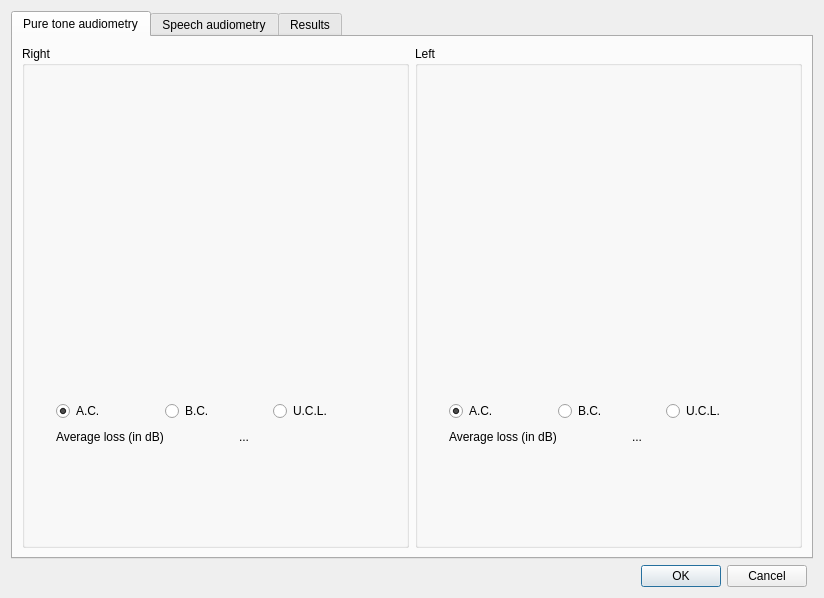
<?xml version="1.0" encoding="UTF-8"?>
<ui version="4.0">
 <class>Measurements</class>
 <widget class="QDialog" name="Measurements">
  <property name="windowModality">
   <enum>Qt::WindowModal</enum>
  </property>
  <property name="geometry">
   <rect>
    <x>0</x>
    <y>0</y>
    <width>824</width>
    <height>598</height>
   </rect>
  </property>
  <property name="windowTitle">
   <string>Measurements</string>
  </property>
  <property name="windowIcon">
   <iconset resource="../icons.qrc">
    <normaloff>:/icons/agt_softwareD-64.png</normaloff>:/icons/agt_softwareD-64.png</iconset>
  </property>
  <property name="locale">
   <locale language="Dutch" country="Belgium"/>
  </property>
  <property name="modal">
   <bool>true</bool>
  </property>
  <layout class="QGridLayout" name="gridLayout_9">
   <item row="0" column="0" colspan="2">
    <widget class="QTabWidget" name="tabWidget">
     <property name="currentIndex">
      <number>0</number>
     </property>
     <widget class="QWidget" name="t_pureToneAudiometry">
      <attribute name="title">
       <string>Pure tone audiometry</string>
      </attribute>
      <layout class="QGridLayout" name="gridLayout_10">
       <item row="0" column="0">
        <widget class="QGroupBox" name="g_pureToneAudiometryRight">
         <property name="title">
          <string>Right</string>
         </property>
         <layout class="QGridLayout" name="gridLayout_4">
          <item row="0" column="0" rowspan="2">
           <spacer name="horizontalSpacer_8">
            <property name="orientation">
             <enum>Qt::Horizontal</enum>
            </property>
            <property name="sizeType">
             <enum>QSizePolicy::Expanding</enum>
            </property>
            <property name="sizeHint" stdset="0">
             <size>
              <width>14</width>
              <height>20</height>
             </size>
            </property>
           </spacer>
          </item>
          <item row="0" column="1">
           <widget class="TonaleAudiometrieWidget" name="m_tonaleAudiometrieRechts" native="true">
            <property name="minimumSize">
             <size>
              <width>320</width>
              <height>320</height>
             </size>
            </property>
           </widget>
          </item>
          <item row="0" column="2" rowspan="2">
           <spacer name="horizontalSpacer_6">
            <property name="orientation">
             <enum>Qt::Horizontal</enum>
            </property>
            <property name="sizeType">
             <enum>QSizePolicy::Expanding</enum>
            </property>
            <property name="sizeHint" stdset="0">
             <size>
              <width>13</width>
              <height>20</height>
             </size>
            </property>
           </spacer>
          </item>
          <item row="1" column="1">
           <layout class="QHBoxLayout" name="horizontalLayout">
            <item>
             <widget class="QRadioButton" name="m_lgRechts">
              <property name="minimumSize">
               <size>
                <width>60</width>
                <height>0</height>
               </size>
              </property>
              <property name="text">
               <string>A.C.</string>
              </property>
              <property name="checked">
               <bool>true</bool>
              </property>
             </widget>
            </item>
            <item>
             <widget class="QRadioButton" name="m_bgRechts">
              <property name="minimumSize">
               <size>
                <width>60</width>
                <height>0</height>
               </size>
              </property>
              <property name="text">
               <string>B.C.</string>
              </property>
             </widget>
            </item>
            <item>
             <widget class="QRadioButton" name="m_uclRechts">
              <property name="minimumSize">
               <size>
                <width>60</width>
                <height>0</height>
               </size>
              </property>
              <property name="text">
               <string>U.C.L.</string>
              </property>
             </widget>
            </item>
           </layout>
          </item>
          <item row="2" column="1">
           <layout class="QHBoxLayout" name="horizontalLayout_2">
            <item>
             <widget class="QLabel" name="l_verliesRechts">
              <property name="text">
               <string>Average loss (in dB)</string>
              </property>
             </widget>
            </item>
            <item>
             <spacer name="horizontalSpacer_10">
              <property name="orientation">
               <enum>Qt::Horizontal</enum>
              </property>
              <property name="sizeType">
               <enum>QSizePolicy::Preferred</enum>
              </property>
              <property name="sizeHint" stdset="0">
               <size>
                <width>40</width>
                <height>20</height>
               </size>
              </property>
             </spacer>
            </item>
            <item>
             <widget class="QLabel" name="m_verliesRechts">
              <property name="text">
               <string>...</string>
              </property>
             </widget>
            </item>
           </layout>
          </item>
          <item row="3" column="1">
           <spacer name="verticalSpacer_2">
            <property name="orientation">
             <enum>Qt::Vertical</enum>
            </property>
            <property name="sizeType">
             <enum>QSizePolicy::Expanding</enum>
            </property>
            <property name="sizeHint" stdset="0">
             <size>
              <width>20</width>
              <height>58</height>
             </size>
            </property>
           </spacer>
          </item>
         </layout>
        </widget>
       </item>
       <item row="0" column="1">
        <widget class="QGroupBox" name="g_pureToneAudiometryLeft">
         <property name="title">
          <string>Left</string>
         </property>
         <layout class="QGridLayout" name="gridLayout_5">
          <item row="0" column="0" rowspan="2">
           <spacer name="horizontalSpacer_9">
            <property name="orientation">
             <enum>Qt::Horizontal</enum>
            </property>
            <property name="sizeType">
             <enum>QSizePolicy::Expanding</enum>
            </property>
            <property name="sizeHint" stdset="0">
             <size>
              <width>16</width>
              <height>20</height>
             </size>
            </property>
           </spacer>
          </item>
          <item row="0" column="1">
           <widget class="TonaleAudiometrieWidget" name="m_tonaleAudiometrieLinks" native="true">
            <property name="minimumSize">
             <size>
              <width>320</width>
              <height>320</height>
             </size>
            </property>
           </widget>
          </item>
          <item row="0" column="2" rowspan="2">
           <spacer name="horizontalSpacer_7">
            <property name="orientation">
             <enum>Qt::Horizontal</enum>
            </property>
            <property name="sizeType">
             <enum>QSizePolicy::Expanding</enum>
            </property>
            <property name="sizeHint" stdset="0">
             <size>
              <width>16</width>
              <height>20</height>
             </size>
            </property>
           </spacer>
          </item>
          <item row="1" column="1">
           <layout class="QHBoxLayout" name="horizontalLayout_3">
            <item>
             <widget class="QRadioButton" name="m_lgLinks">
              <property name="minimumSize">
               <size>
                <width>60</width>
                <height>0</height>
               </size>
              </property>
              <property name="text">
               <string>A.C.</string>
              </property>
              <property name="checked">
               <bool>true</bool>
              </property>
             </widget>
            </item>
            <item>
             <widget class="QRadioButton" name="m_bgLinks">
              <property name="minimumSize">
               <size>
                <width>60</width>
                <height>0</height>
               </size>
              </property>
              <property name="text">
               <string>B.C.</string>
              </property>
             </widget>
            </item>
            <item>
             <widget class="QRadioButton" name="m_uclLinks">
              <property name="minimumSize">
               <size>
                <width>60</width>
                <height>0</height>
               </size>
              </property>
              <property name="text">
               <string>U.C.L.</string>
              </property>
             </widget>
            </item>
           </layout>
          </item>
          <item row="2" column="1">
           <layout class="QHBoxLayout" name="horizontalLayout_4">
            <item>
             <widget class="QLabel" name="l_verliesLinks">
              <property name="text">
               <string>Average loss (in dB)</string>
              </property>
             </widget>
            </item>
            <item>
             <spacer name="horizontalSpacer_5">
              <property name="orientation">
               <enum>Qt::Horizontal</enum>
              </property>
              <property name="sizeType">
               <enum>QSizePolicy::Preferred</enum>
              </property>
              <property name="sizeHint" stdset="0">
               <size>
                <width>40</width>
                <height>20</height>
               </size>
              </property>
             </spacer>
            </item>
            <item>
             <widget class="QLabel" name="m_verliesLinks">
              <property name="text">
               <string>...</string>
              </property>
             </widget>
            </item>
           </layout>
          </item>
          <item row="3" column="1">
           <spacer name="verticalSpacer_3">
            <property name="orientation">
             <enum>Qt::Vertical</enum>
            </property>
            <property name="sizeType">
             <enum>QSizePolicy::Expanding</enum>
            </property>
            <property name="sizeHint" stdset="0">
             <size>
              <width>20</width>
              <height>58</height>
             </size>
            </property>
           </spacer>
          </item>
         </layout>
        </widget>
       </item>
      </layout>
     </widget>
     <widget class="QWidget" name="m_speechAudiometry">
      <attribute name="title">
       <string>Speech audiometry</string>
      </attribute>
      <layout class="QGridLayout" name="gridLayout_8">
       <item row="0" column="0">
        <widget class="QGroupBox" name="g_vocaleAudiometrieZonder">
         <property name="title">
          <string>Without hearing aids (headphones)</string>
         </property>
         <layout class="QGridLayout" name="gridLayout_6">
          <item row="0" column="0" rowspan="5">
           <widget class="VocaleAudiometrieWidget" name="m_vocaleAudiometrieZonder" native="true">
            <property name="sizePolicy">
             <sizepolicy hsizetype="Expanding" vsizetype="Expanding">
              <horstretch>0</horstretch>
              <verstretch>0</verstretch>
             </sizepolicy>
            </property>
            <property name="minimumSize">
             <size>
              <width>560</width>
              <height>200</height>
             </size>
            </property>
           </widget>
          </item>
          <item row="0" column="1">
           <spacer name="verticalSpacer_4">
            <property name="orientation">
             <enum>Qt::Vertical</enum>
            </property>
            <property name="sizeHint" stdset="0">
             <size>
              <width>20</width>
              <height>58</height>
             </size>
            </property>
           </spacer>
          </item>
          <item row="1" column="1">
           <widget class="QRadioButton" name="m_roZA">
            <property name="text">
             <string>R.E.</string>
            </property>
            <property name="checked">
             <bool>true</bool>
            </property>
           </widget>
          </item>
          <item row="2" column="1">
           <widget class="QRadioButton" name="m_loZA">
            <property name="text">
             <string>L.E.</string>
            </property>
           </widget>
          </item>
          <item row="3" column="1">
           <widget class="QRadioButton" name="m_roloZA">
            <property name="text">
             <string>(R.E. + L.E.)</string>
            </property>
           </widget>
          </item>
          <item row="4" column="1">
           <spacer name="verticalSpacer_5">
            <property name="orientation">
             <enum>Qt::Vertical</enum>
            </property>
            <property name="sizeHint" stdset="0">
             <size>
              <width>20</width>
              <height>58</height>
             </size>
            </property>
           </spacer>
          </item>
         </layout>
        </widget>
       </item>
       <item row="1" column="0">
        <widget class="QGroupBox" name="g_vocaleAudiometrieMet">
         <property name="title">
          <string>With hearing aids (open field)</string>
         </property>
         <layout class="QGridLayout" name="gridLayout_7">
          <item row="0" column="0" rowspan="5">
           <widget class="VocaleAudiometrieWidget" name="m_vocaleAudiometrieMet" native="true">
            <property name="sizePolicy">
             <sizepolicy hsizetype="Expanding" vsizetype="Expanding">
              <horstretch>0</horstretch>
              <verstretch>0</verstretch>
             </sizepolicy>
            </property>
            <property name="minimumSize">
             <size>
              <width>560</width>
              <height>200</height>
             </size>
            </property>
           </widget>
          </item>
          <item row="0" column="1">
           <spacer name="verticalSpacer_7">
            <property name="orientation">
             <enum>Qt::Vertical</enum>
            </property>
            <property name="sizeHint" stdset="0">
             <size>
              <width>20</width>
              <height>58</height>
             </size>
            </property>
           </spacer>
          </item>
          <item row="1" column="1">
           <widget class="QRadioButton" name="m_roMA">
            <property name="text">
             <string>R.E.</string>
            </property>
            <property name="checked">
             <bool>true</bool>
            </property>
           </widget>
          </item>
          <item row="2" column="1">
           <widget class="QRadioButton" name="m_loMA">
            <property name="text">
             <string>L.E.</string>
            </property>
           </widget>
          </item>
          <item row="3" column="1">
           <widget class="QRadioButton" name="m_roloMA">
            <property name="text">
             <string>(R.E. + L.E.)</string>
            </property>
           </widget>
          </item>
          <item row="4" column="1">
           <spacer name="verticalSpacer_6">
            <property name="orientation">
             <enum>Qt::Vertical</enum>
            </property>
            <property name="sizeHint" stdset="0">
             <size>
              <width>20</width>
              <height>59</height>
             </size>
            </property>
           </spacer>
          </item>
         </layout>
        </widget>
       </item>
      </layout>
     </widget>
     <widget class="QWidget" name="t_results">
      <attribute name="title">
       <string>Results</string>
      </attribute>
      <layout class="QGridLayout" name="gridLayout_3">
       <item row="0" column="0">
        <widget class="QGroupBox" name="g_prothetischeWinst">
         <property name="title">
          <string>Prosthetic gain</string>
         </property>
         <layout class="QGridLayout" name="gridLayout">
          <item row="0" column="1">
           <widget class="QLabel" name="l_zonderApparaat">
            <property name="text">
             <string>&lt;!DOCTYPE HTML PUBLIC &quot;-//W3C//DTD HTML 4.0//EN&quot; &quot;http://www.w3.org/TR/REC-html40/strict.dtd&quot;&gt;
&lt;html&gt;&lt;head&gt;&lt;meta name=&quot;qrichtext&quot; content=&quot;1&quot; /&gt;&lt;style type=&quot;text/css&quot;&gt;
p, li { white-space: pre-wrap; }
&lt;/style&gt;&lt;/head&gt;&lt;body style=&quot; font-family:'MS Shell Dlg 2'; font-size:8.25pt; font-weight:400; font-style:normal;&quot;&gt;
&lt;p align=&quot;center&quot; style=&quot; margin-top:0px; margin-bottom:0px; margin-left:0px; margin-right:0px; -qt-block-indent:0; text-indent:0px;&quot;&gt;&lt;span style=&quot; font-size:8pt; text-decoration: underline;&quot;&gt;Without hearing aids&lt;/span&gt;&lt;/p&gt;&lt;/body&gt;&lt;/html&gt;</string>
            </property>
           </widget>
          </item>
          <item row="0" column="2">
           <widget class="QLabel" name="l_metApparaat">
            <property name="text">
             <string>&lt;!DOCTYPE HTML PUBLIC &quot;-//W3C//DTD HTML 4.0//EN&quot; &quot;http://www.w3.org/TR/REC-html40/strict.dtd&quot;&gt;
&lt;html&gt;&lt;head&gt;&lt;meta name=&quot;qrichtext&quot; content=&quot;1&quot; /&gt;&lt;style type=&quot;text/css&quot;&gt;
p, li { white-space: pre-wrap; }
&lt;/style&gt;&lt;/head&gt;&lt;body style=&quot; font-family:'MS Shell Dlg 2'; font-size:8.25pt; font-weight:400; font-style:normal;&quot;&gt;
&lt;p align=&quot;center&quot; style=&quot; margin-top:0px; margin-bottom:0px; margin-left:0px; margin-right:0px; -qt-block-indent:0; text-indent:0px;&quot;&gt;&lt;span style=&quot; font-size:8pt; text-decoration: underline;&quot;&gt;With hearing aids&lt;/span&gt;&lt;/p&gt;&lt;/body&gt;&lt;/html&gt;</string>
            </property>
           </widget>
          </item>
          <item row="0" column="3">
           <widget class="QLabel" name="l_gain">
            <property name="text">
             <string>&lt;!DOCTYPE HTML PUBLIC &quot;-//W3C//DTD HTML 4.0//EN&quot; &quot;http://www.w3.org/TR/REC-html40/strict.dtd&quot;&gt;
&lt;html&gt;&lt;head&gt;&lt;meta name=&quot;qrichtext&quot; content=&quot;1&quot; /&gt;&lt;style type=&quot;text/css&quot;&gt;
p, li { white-space: pre-wrap; }
&lt;/style&gt;&lt;/head&gt;&lt;body style=&quot; font-family:'MS Shell Dlg 2'; font-size:8.25pt; font-weight:400; font-style:normal;&quot;&gt;
&lt;p align=&quot;center&quot; style=&quot; margin-top:0px; margin-bottom:0px; margin-left:0px; margin-right:0px; -qt-block-indent:0; text-indent:0px;&quot;&gt;&lt;span style=&quot; font-size:8pt; text-decoration: underline;&quot;&gt;Gain&lt;/span&gt;&lt;/p&gt;&lt;/body&gt;&lt;/html&gt;</string>
            </property>
           </widget>
          </item>
          <item row="1" column="0">
           <widget class="QLabel" name="l_RO">
            <property name="text">
             <string>R.E.</string>
            </property>
           </widget>
          </item>
          <item row="1" column="1">
           <widget class="QLabel" name="m_zonderApparaatRO">
            <property name="text">
             <string>...</string>
            </property>
            <property name="alignment">
             <set>Qt::AlignCenter</set>
            </property>
           </widget>
          </item>
          <item row="1" column="2">
           <widget class="QLabel" name="m_metApparaatRO">
            <property name="text">
             <string>...</string>
            </property>
            <property name="alignment">
             <set>Qt::AlignCenter</set>
            </property>
           </widget>
          </item>
          <item row="1" column="3">
           <widget class="QLabel" name="m_winstRO">
            <property name="text">
             <string>...</string>
            </property>
            <property name="alignment">
             <set>Qt::AlignCenter</set>
            </property>
           </widget>
          </item>
          <item row="2" column="0">
           <widget class="QLabel" name="l_LO">
            <property name="text">
             <string>L.E.</string>
            </property>
           </widget>
          </item>
          <item row="2" column="1">
           <widget class="QLabel" name="m_zonderApparaatLO">
            <property name="text">
             <string>...</string>
            </property>
            <property name="alignment">
             <set>Qt::AlignCenter</set>
            </property>
           </widget>
          </item>
          <item row="2" column="2">
           <widget class="QLabel" name="m_metApparaatLO">
            <property name="text">
             <string>...</string>
            </property>
            <property name="alignment">
             <set>Qt::AlignCenter</set>
            </property>
           </widget>
          </item>
          <item row="2" column="3">
           <widget class="QLabel" name="m_winstLO">
            <property name="text">
             <string>...</string>
            </property>
            <property name="alignment">
             <set>Qt::AlignCenter</set>
            </property>
           </widget>
          </item>
          <item row="3" column="0">
           <widget class="QLabel" name="l_ROLO">
            <property name="text">
             <string>(R.E. + L.E.)</string>
            </property>
           </widget>
          </item>
          <item row="3" column="1">
           <widget class="QLabel" name="m_zonderApparaatROLO">
            <property name="text">
             <string>...</string>
            </property>
            <property name="alignment">
             <set>Qt::AlignCenter</set>
            </property>
           </widget>
          </item>
          <item row="3" column="2">
           <widget class="QLabel" name="m_metApparaatROLO">
            <property name="text">
             <string>...</string>
            </property>
            <property name="alignment">
             <set>Qt::AlignCenter</set>
            </property>
           </widget>
          </item>
          <item row="3" column="3">
           <widget class="QLabel" name="m_winstROLO">
            <property name="text">
             <string>...</string>
            </property>
            <property name="alignment">
             <set>Qt::AlignCenter</set>
            </property>
           </widget>
          </item>
         </layout>
        </widget>
       </item>
       <item row="1" column="0">
        <widget class="QGroupBox" name="g_localisatieTesten">
         <property name="title">
          <string>Localization tests</string>
         </property>
         <layout class="QGridLayout" name="gridLayout_2">
          <item row="0" column="0" rowspan="2">
           <widget class="QLabel" name="label_20">
            <property name="text">
             <string>With 2 hearing aids</string>
            </property>
           </widget>
          </item>
          <item row="0" column="1" rowspan="2">
           <widget class="QLineEdit" name="m_localisatieMetTwee">
            <property name="sizePolicy">
             <sizepolicy hsizetype="Preferred" vsizetype="Fixed">
              <horstretch>0</horstretch>
              <verstretch>0</verstretch>
             </sizepolicy>
            </property>
            <property name="maximumSize">
             <size>
              <width>100</width>
              <height>16777215</height>
             </size>
            </property>
           </widget>
          </item>
          <item row="0" column="2" rowspan="2" colspan="2">
           <widget class="QLabel" name="label_16">
            <property name="text">
             <string>%</string>
            </property>
           </widget>
          </item>
          <item row="1" column="3">
           <spacer name="horizontalSpacer_2">
            <property name="orientation">
             <enum>Qt::Horizontal</enum>
            </property>
            <property name="sizeHint" stdset="0">
             <size>
              <width>16</width>
              <height>20</height>
             </size>
            </property>
           </spacer>
          </item>
          <item row="0" column="4" rowspan="2">
           <widget class="QLabel" name="label_22">
            <property name="text">
             <string>With 1 hearing aid (right)</string>
            </property>
           </widget>
          </item>
          <item row="0" column="5" rowspan="2">
           <widget class="QLineEdit" name="m_localisatieMetRechts">
            <property name="sizePolicy">
             <sizepolicy hsizetype="Preferred" vsizetype="Fixed">
              <horstretch>0</horstretch>
              <verstretch>0</verstretch>
             </sizepolicy>
            </property>
            <property name="maximumSize">
             <size>
              <width>100</width>
              <height>16777215</height>
             </size>
            </property>
           </widget>
          </item>
          <item row="0" column="6" rowspan="2">
           <widget class="QLabel" name="label_18">
            <property name="text">
             <string>%</string>
            </property>
           </widget>
          </item>
          <item row="2" column="0">
           <widget class="QLabel" name="label_21">
            <property name="text">
             <string>Without hearing aids</string>
            </property>
           </widget>
          </item>
          <item row="2" column="1">
           <widget class="QLineEdit" name="m_localisatieZonder">
            <property name="sizePolicy">
             <sizepolicy hsizetype="Preferred" vsizetype="Fixed">
              <horstretch>0</horstretch>
              <verstretch>0</verstretch>
             </sizepolicy>
            </property>
            <property name="maximumSize">
             <size>
              <width>100</width>
              <height>16777215</height>
             </size>
            </property>
           </widget>
          </item>
          <item row="2" column="2" colspan="2">
           <widget class="QLabel" name="label_17">
            <property name="text">
             <string>%</string>
            </property>
           </widget>
          </item>
          <item row="2" column="4">
           <widget class="QLabel" name="label_23">
            <property name="text">
             <string>With 1 hearing aid (left)</string>
            </property>
           </widget>
          </item>
          <item row="2" column="5">
           <widget class="QLineEdit" name="m_localisatieMetLinks">
            <property name="sizePolicy">
             <sizepolicy hsizetype="Preferred" vsizetype="Fixed">
              <horstretch>0</horstretch>
              <verstretch>0</verstretch>
             </sizepolicy>
            </property>
            <property name="maximumSize">
             <size>
              <width>100</width>
              <height>16777215</height>
             </size>
            </property>
           </widget>
          </item>
          <item row="2" column="6">
           <widget class="QLabel" name="label_19">
            <property name="text">
             <string>%</string>
            </property>
           </widget>
          </item>
         </layout>
        </widget>
       </item>
       <item row="2" column="0">
        <spacer name="verticalSpacer">
         <property name="orientation">
          <enum>Qt::Vertical</enum>
         </property>
         <property name="sizeHint" stdset="0">
          <size>
           <width>20</width>
           <height>136</height>
          </size>
         </property>
        </spacer>
       </item>
      </layout>
     </widget>
    </widget>
   </item>
   <item row="1" column="0">
    <widget class="QDialogButtonBox" name="buttonBox">
     <property name="standardButtons">
      <set>QDialogButtonBox::Cancel|QDialogButtonBox::Ok</set>
     </property>
    </widget>
   </item>
  </layout>
 </widget>
 <customwidgets>
  <customwidget>
   <class>VocaleAudiometrieWidget</class>
   <extends>QWidget</extends>
   <header>../../AudioPlugin/src/vocaleaudiometriewidget.h</header>
  </customwidget>
  <customwidget>
   <class>TonaleAudiometrieWidget</class>
   <extends>QWidget</extends>
   <header>../../AudioPlugin/src/tonaleaudiometriewidget.h</header>
  </customwidget>
 </customwidgets>
 <resources>
  <include location="../icons.qrc"/>
 </resources>
 <connections>
  <connection>
   <sender>m_bgLinks</sender>
   <signal>clicked()</signal>
   <receiver>m_tonaleAudiometrieLinks</receiver>
   <slot>checkBG()</slot>
   <hints>
    <hint type="sourcelabel">
     <x>553</x>
     <y>400</y>
    </hint>
    <hint type="destinationlabel">
     <x>553</x>
     <y>224</y>
    </hint>
   </hints>
  </connection>
  <connection>
   <sender>m_lgLinks</sender>
   <signal>clicked()</signal>
   <receiver>m_tonaleAudiometrieLinks</receiver>
   <slot>checkLG()</slot>
   <hints>
    <hint type="sourcelabel">
     <x>445</x>
     <y>400</y>
    </hint>
    <hint type="destinationlabel">
     <x>553</x>
     <y>224</y>
    </hint>
   </hints>
  </connection>
  <connection>
   <sender>m_uclLinks</sender>
   <signal>clicked()</signal>
   <receiver>m_tonaleAudiometrieLinks</receiver>
   <slot>checkUCL()</slot>
   <hints>
    <hint type="sourcelabel">
     <x>661</x>
     <y>400</y>
    </hint>
    <hint type="destinationlabel">
     <x>553</x>
     <y>224</y>
    </hint>
   </hints>
  </connection>
  <connection>
   <sender>m_bgRechts</sender>
   <signal>clicked()</signal>
   <receiver>m_tonaleAudiometrieRechts</receiver>
   <slot>checkBG()</slot>
   <hints>
    <hint type="sourcelabel">
     <x>195</x>
     <y>400</y>
    </hint>
    <hint type="destinationlabel">
     <x>195</x>
     <y>224</y>
    </hint>
   </hints>
  </connection>
  <connection>
   <sender>m_lgRechts</sender>
   <signal>clicked()</signal>
   <receiver>m_tonaleAudiometrieRechts</receiver>
   <slot>checkLG()</slot>
   <hints>
    <hint type="sourcelabel">
     <x>87</x>
     <y>400</y>
    </hint>
    <hint type="destinationlabel">
     <x>195</x>
     <y>224</y>
    </hint>
   </hints>
  </connection>
  <connection>
   <sender>m_uclRechts</sender>
   <signal>clicked()</signal>
   <receiver>m_tonaleAudiometrieRechts</receiver>
   <slot>checkUCL()</slot>
   <hints>
    <hint type="sourcelabel">
     <x>661</x>
     <y>400</y>
    </hint>
    <hint type="destinationlabel">
     <x>195</x>
     <y>224</y>
    </hint>
   </hints>
  </connection>
  <connection>
   <sender>m_roZA</sender>
   <signal>clicked()</signal>
   <receiver>m_vocaleAudiometrieZonder</receiver>
   <slot>checkRO()</slot>
   <hints>
    <hint type="sourcelabel">
     <x>674</x>
     <y>141</y>
    </hint>
    <hint type="destinationlabel">
     <x>326</x>
     <y>165</y>
    </hint>
   </hints>
  </connection>
  <connection>
   <sender>m_loZA</sender>
   <signal>clicked()</signal>
   <receiver>m_vocaleAudiometrieZonder</receiver>
   <slot>checkLO()</slot>
   <hints>
    <hint type="sourcelabel">
     <x>674</x>
     <y>165</y>
    </hint>
    <hint type="destinationlabel">
     <x>326</x>
     <y>165</y>
    </hint>
   </hints>
  </connection>
  <connection>
   <sender>m_roloZA</sender>
   <signal>clicked()</signal>
   <receiver>m_vocaleAudiometrieZonder</receiver>
   <slot>checkROLO()</slot>
   <hints>
    <hint type="sourcelabel">
     <x>674</x>
     <y>189</y>
    </hint>
    <hint type="destinationlabel">
     <x>326</x>
     <y>165</y>
    </hint>
   </hints>
  </connection>
  <connection>
   <sender>m_roMA</sender>
   <signal>clicked()</signal>
   <receiver>m_vocaleAudiometrieMet</receiver>
   <slot>checkRO()</slot>
   <hints>
    <hint type="sourcelabel">
     <x>674</x>
     <y>381</y>
    </hint>
    <hint type="destinationlabel">
     <x>326</x>
     <y>405</y>
    </hint>
   </hints>
  </connection>
  <connection>
   <sender>m_loMA</sender>
   <signal>clicked()</signal>
   <receiver>m_vocaleAudiometrieMet</receiver>
   <slot>checkLO()</slot>
   <hints>
    <hint type="sourcelabel">
     <x>674</x>
     <y>405</y>
    </hint>
    <hint type="destinationlabel">
     <x>326</x>
     <y>405</y>
    </hint>
   </hints>
  </connection>
  <connection>
   <sender>m_roloMA</sender>
   <signal>clicked()</signal>
   <receiver>m_vocaleAudiometrieMet</receiver>
   <slot>checkROLO()</slot>
   <hints>
    <hint type="sourcelabel">
     <x>674</x>
     <y>429</y>
    </hint>
    <hint type="destinationlabel">
     <x>326</x>
     <y>405</y>
    </hint>
   </hints>
  </connection>
  <connection>
   <sender>buttonBox</sender>
   <signal>accepted()</signal>
   <receiver>Measurements</receiver>
   <slot>accept()</slot>
   <hints>
    <hint type="sourcelabel">
     <x>408</x>
     <y>577</y>
    </hint>
    <hint type="destinationlabel">
     <x>411</x>
     <y>298</y>
    </hint>
   </hints>
  </connection>
  <connection>
   <sender>buttonBox</sender>
   <signal>rejected()</signal>
   <receiver>Measurements</receiver>
   <slot>reject()</slot>
   <hints>
    <hint type="sourcelabel">
     <x>408</x>
     <y>577</y>
    </hint>
    <hint type="destinationlabel">
     <x>411</x>
     <y>298</y>
    </hint>
   </hints>
  </connection>
 </connections>
</ui>
